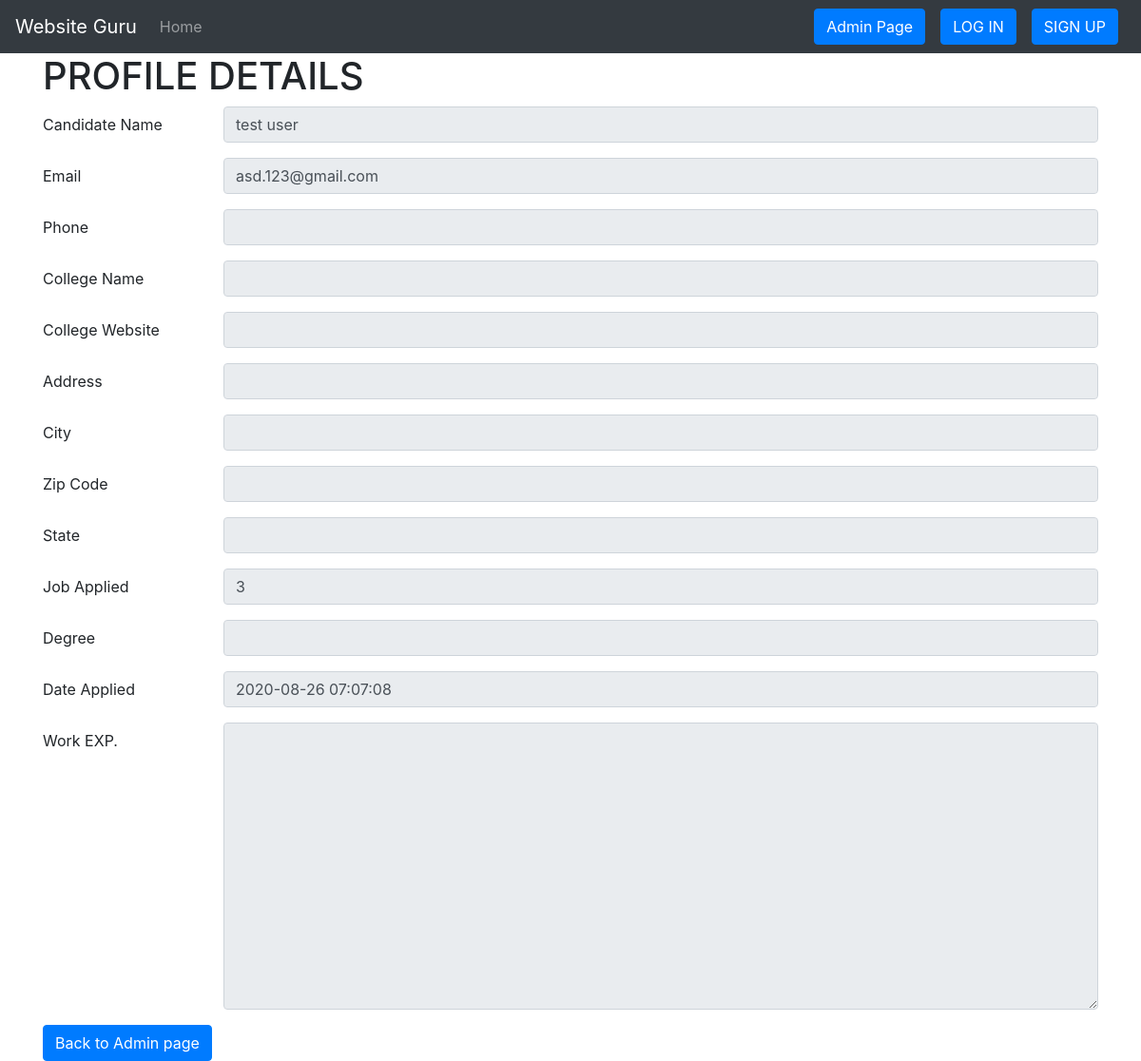
Page /admin/candidates-data-view.php?cid=1 on the committed database.
### tables this page shows
CREATE TABLE `user_list` (
  `id` int(11) NOT NULL,
  `email_id` varchar(50) NOT NULL,
  `name` varchar(20) NOT NULL,
  `job_applied` varchar(50) NOT NULL,
  `date_created` datetime NOT NULL,
  `address` varchar(50) NOT NULL,
  `city` varchar(20) NOT NULL,
  `state` varchar(20) NOT NULL,
  `zip` varchar(8) NOT NULL,
  `college` varchar(80) NOT NULL,
  `college_web` varchar(30) NOT NULL,
  `work_exp` text NOT NULL,
  `other_note` text NOT NULL,
  `phone` varchar(15) NOT NULL,
  `degree` varchar(15) NOT NULL
);

### admin/candidates-data-view.php (the view, shortened to what this page needs)
<?php
$servername="localhost";
$username="root";
$password="";
$dbname="skyshop";
 $conn = new mysqli($servername, $username, $password, $dbname);
$cid = $_GET['cid'];
$sql = "SELECT * FROM `user_list` WHERE `id` = '$cid'";
$run = mysqli_query($conn, $sql);
$data = mysqli_fetch_assoc($run);
?>
<!DOCTYPE html>
<html lang="en">
<head>
    <link rel="stylesheet" href="https://stackpath.bootstrapcdn.com/bootstrap/4.5.0/css/bootstrap.min.css"
>
</head>
<body>
    <nav class="navbar navbar-expand-lg navbar-dark bg-dark">
        <a class="navbar-brand" href="/loginsystem">Website Guru</a>
        <div class="collapse navbar-collapse" id="navbarSupportedContent">
            <ul class="navbar-nav mr-auto">
                <li class="nav-item ">
                    <a class="nav-link" href="../">Home <span class="sr-only">(current)</span></a>
                </li>
            </ul>
            <form class="form-inline my-2 my-lg-0">
                <a href="admin.php" class="btn btn-primary my-2 my-sm-0 mx-1 m-2" type="submit">Admin Page</a>
                <a href="/filesfreelance/login.php" class="btn btn-primary my-2 my-sm-0 mx-1 m-2" type="submit">LOG
                    IN</a>
                <a href="/filesfreelance/register.php" class="btn btn-primary my-2 my-sm-0 mx-1 m-2" type="submit">SIGN
                    UP</a>
            </form>
        </div>
    </nav>
    <div class="container emp-profile">
        <h1>PROFILE DETAILS</h1>
        <form action="" method="POST" enctype="multipart/form-data">
            <div class="form-group row">
                <label for="inputEmail3" class="col-sm-2 col-form-label">Candidate Name </label>
                <div class="col-sm-10">
                    <input type="text" class="form-control" id="inputEmail3" readonly
                        value="<?php echo $data['name']; ?>">
                </div>
            </div>
            <div class="form-group row">
                <label for="inputEmail3" class="col-sm-2 col-form-label">Email </label>
                <div class="col-sm-10">
                    <input type="email" class="form-control" id="inputEmail3" readonly
                        value="<?php echo $data['email_id']?>">
                </div>
            </div>
            <div class="form-group row">
                <label for="inputEmail3" class="col-sm-2 col-form-label">Phone</label>
                <div class="col-sm-10">
                    <input type="text" class="form-control" id="inputEmail3" readonly
                        value="<?php echo $data['phone']?>">
                </div>
            </div>
            <div class="form-group row">
                <label for="inputEmail3" class="col-sm-2 col-form-label">College Name</label>
                <div class="col-sm-10">
                    <input type="text" class="form-control" id="inputEmail3" readonly
                        value="<?php echo $data['college']?>">
                </div>
            </div>
            <div class="form-group row">
                <label for="inputEmail3" class="col-sm-2 col-form-label">College Website </label>
                <div class="col-sm-10">
                    <input type="text" class="form-control" id="inputEmail3" readonly
                        value="<?php echo $data['college_web']?>">
                </div>
            </div>
            <div class="form-group row">
                <label for="inputEmail3" class="col-sm-2 col-form-label">Address </label>
                <div class="col-sm-10">
                    <input type="text" class="form-control" id="inputEmail3" readonly
                        value="<?php echo $data['address']?>">
                </div>
            </div>
            <div class="form-group row">
                <label for="inputEmail3" class="col-sm-2 col-form-label">City </label>
                <div class="col-sm-10">
                    <input type="text" class="form-control" id="inputEmail3" readonly
                        value="<?php echo $data['city']?>">
                </div>
            </div>
            <div class="form-group row">
                <label for="inputEmail3" class="col-sm-2 col-form-label">Zip Code </label>
                <div class="col-sm-10">
                    <input type="text" class="form-control" id="inputEmail3" readonly value="<?php echo $data['zip']?>">
                </div>
            </div>
            <div class="form-group row">
                <label for="inputEmail3" class="col-sm-2 col-form-label">State </label>
                <div class="col-sm-10">
                    <input type="text" class="form-control" id="inputEmail3" readonly
                        value="<?php echo $data['state']?>">
                </div>
            </div>
            <div class="form-group row">
                <label for="inputEmail3" class="col-sm-2 col-form-label">Job Applied </label>
                <div class="col-sm-10">
                    <input type="text" class="form-control" id="inputEmail3" readonly name='expire_date'
                        value="<?php echo $data['job_applied']?>">
                </div>
            </div>
            <div class="form-group row">
                <label for="inputEmail3" class="col-sm-2 col-form-label">Degree</label>
                <div class="col-sm-10">
                    <input type="text" class="form-control" id="inputEmail3" readonly name='Pass_wrod'
                        value="<?php echo $data['degree']?>">
                </div>
            </div>
            <div class="form-group row">
                <label for="inputEmail3" class="col-sm-2 col-form-label">Date Applied</label>
                <div class="col-sm-10">
                    <input type="text" class="form-control" id="inputEmail3" readonly name='Pass_wrod'
                        value="<?php echo $data['date_created']?>">
                </div>
            </div>
            <div class="form-group row">
    <label for="work_exp" class="col-sm-2 col-form-label">Work EXP. </label>
    <div class="col-sm-10">
    <textarea class="form-control" id="exampleFormControlTextarea1" rows="12"
                    readonly><?php echo $data['work_exp']?></textarea>
    </div>
  </div>
            <a href="./admin.php"><input type="button" class="btn btn-primary" value="Back to Admin page"></a>
        </form>
    </div>
</body>
</html>

### rows in the picture
user_list: name "test user", email "asd.123@gmail.com", expire_date "3", Pass_wrod "2020-08-26 07:07:08"
